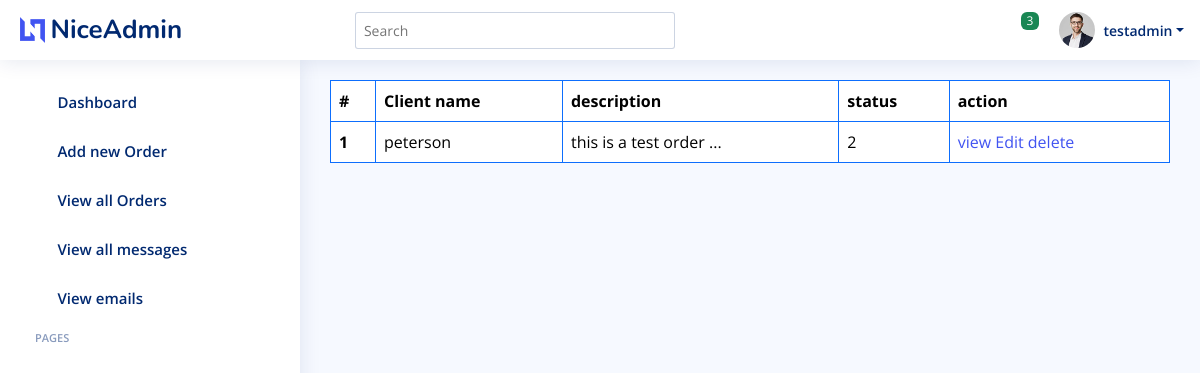
The app's page /adminside/order-list/ (signed in) with its own data.
### adminside/models.py (models this page shows, shortened)
class Order(models.Model):
    sender_name = models.CharField(max_length=50)
    sender_address = models.CharField(max_length=50)
    sender_email = models.EmailField()
    sender_phone = models.CharField(null=True, blank=True, max_length=50)
    reciever_name = models.CharField(max_length=50, null=True, blank=True)
    Phone_number = models.CharField(null=True, blank=True, max_length=50)
    reciever_address = models.CharField(max_length=50, null=True, blank=True)
    reciever_email = models.EmailField()
    origin = models.CharField(max_length=50, null=True, blank=True)
    destination = models.CharField(max_length=50, null=True, blank=True)
    package = models.IntegerField(null=True)
    carrier = models.CharField(max_length=50, null=True, blank=True)
    type_of_shipment = models.CharField(max_length=50, null=True, blank=True)
    description = models.TextField(null=True, blank=True)
    reference_number = models.CharField(max_length=50, null=True, blank=True)
    weight = models.CharField(max_length=50, null=True, blank=True)
    departure_date = models.DateField(null=True, blank=True)
    arrival_date = models.DateField(null=True, blank=True)
    departure_time = models.CharField(null=True, blank=True, max_length=10)
    arrival_time = models.CharField(null=True, blank=True,  max_length=10)
    payment_method = models.CharField(max_length=50, null=True, blank=True)
    tracking_number = models.CharField(default=f"EXWA{str(uuid.uuid4())[:18]}-ORDER", max_length=30, unique=True)
    status = models.IntegerField(choices=ORDERSTATUS, default=1)
    id = models.UUIDField(default=uuid.uuid4, unique=True, primary_key=True, editable= False)
    date_added = models.DateTimeField(auto_now_add = True)
    updated = models.DateTimeField(auto_now=True)
    class Meta:
        ordering = ['-date_added']

### adminside/views.py (the view)
# urls.py: path('order-list/',views.OrderList, name='order-list'),
def OrderList(request):
    orders = Order.objects.all()
    return render(request, 'orderList.html', {'orders': orders})

### adminside/templates/orderList.html (shortened to what this page needs)
{% extends 'base.html' %}
{% load static %}
{% block content %}
<div class="container">
    <div class="row">
      <table class="table table-bordered border-primary">
        <thead>
          <tr>
            <th scope="col">#</th>
            <th scope="col">Client name</th>
            <th scope="col">description</th>
            <th scope="col">status</th>
            <th scope="col">action</th>
          </tr>
        </thead>
        <tbody>
          {% for order in orders %}
          <tr>
            <th >{{forloop.counter}}</th>
            <td>{{order.reciever_name}}</td>
            <td>{{order.description|truncatechars:20}} ...</td>
            <td>{{order.status}}</td>
            <td>
              <a href="{% url 'AdminSide:details' order.id %}">view</a>
              <a href="{% url 'AdminSide:update-order' order.id %}">Edit</a>
              <a href="{% url 'AdminSide:delete-order' order.id %}">delete</a>
            </td>
          </tr>
          {% endfor %}
        </tbody>
      </table>
    </div>
  </div>
{% endblock %}

### adminside/templates/base.html (shortened to what this page needs)
{% load static %}
<!DOCTYPE html>
<html lang="en">
<head>
  <link href="{% static 'assets/vendor/bootstrap/css/bootstrap.min.css' %}" rel="stylesheet">
  <link rel="stylesheet" href="{% static 'assets/vendor/bootstrap-icons/bootstrap-icons.css' %}">
  <link rel="stylesheet" href="{% static 'assets/vendor/boxicons/css/boxicons.min.css' %}">
  <link rel="stylesheet" href="{% static 'assets/vendor/quill/quill.snow.css' %}">
  <link rel="stylesheet" href="{% static 'assets/vendor/quill/quill.bubble.css' %}">
  <link href="{%static 'assets/vendor/remixicon/remixicon.css' %}" rel="stylesheet">
  <link href="{% static 'assets/vendor/simple-datatables/style.css' %}" rel="stylesheet">
  <link href="{% static 'assets/css/style.css' %}" rel="stylesheet">
</head>
<body>
  <header id="header" class="header fixed-top d-flex align-items-center">
    <div class="d-flex align-items-center justify-content-between">
      <a href="" class="logo d-flex align-items-center">
        <img src="{% static 'assets/img/logo.png' %}" alt="">
        <span class="d-none d-lg-block">NiceAdmin</span>
      </a>
      <i class="bi bi-list toggle-sidebar-btn"></i>
    </div>
    <div class="search-bar">
      <form class="search-form d-flex align-items-center" method="POST" action="#">
        <input type="text" name="query" placeholder="Search" title="Enter search keyword">
        <button type="submit" title="Search"><i class="bi bi-search"></i></button>
      </form>
    </div>
    <nav class="header-nav ms-auto">
      <ul class="d-flex align-items-center">
        <li class="nav-item dropdown">
          <a class="nav-link nav-icon" href="#" data-bs-toggle="dropdown">
            <i class="bi bi-chat-left-text"></i>
            <span class="badge bg-success badge-number">3</span>
          </a>
        </li>
        <li class="nav-item dropdown pe-3">
          <a class="nav-link nav-profile d-flex align-items-center pe-0" href="#" data-bs-toggle="dropdown">
            <img src="{% static 'assets/img/profile-img.jpg' %}" alt="Profile" class="rounded-circle">
            <span class="d-none d-md-block dropdown-toggle ps-2">{{request.user.username}}</span>
          </a>
        </li>
      </ul>
    </nav>
  </header>
  <aside id="sidebar" class="sidebar">
    <ul class="sidebar-nav" id="sidebar-nav">
      <li class="nav-item">
        <a class="nav-link collapsed" href="{% url 'AdminSide:dashboard' %}">
          <i class="bi bi-grid"></i>
          <span>Dashboard</span>
        </a>
      </li>
      <li class="nav-item">
        <a class="nav-link collapsed" href="{% url 'AdminSide:new-order' %}">
          <i class="bi bi-grid"></i>
          <span>Add new Order</span>
        </a>
      </li>
      <li class="nav-item">
        <a class="nav-link collapsed" href="{% url 'AdminSide:order-list' %}">
          <i class="bi bi-grid"></i>
          <span>View all Orders</span>
        </a>
      </li>
      <li class="nav-item">
        <a class="nav-link collapsed" href="{% url 'AdminSide:all-messages' %}">
          <i class="bi bi-grid"></i>
          <span>View all messages</span>
        </a>
      </li>
      <li class="nav-item">
        <a class="nav-link collapsed" href="{% url 'AdminSide:email' %}">
          <i class="bi bi-grid"></i>
          <span>View emails</span>
        </a>
      </li>
      <li class="nav-heading">Pages</li>
    </ul>
  </aside>
  <main id="main" class="main">
    {% block content %}
    {% endblock %}
  </main>
</body>
</html>

### adminside/static/assets/css/style.css (style rules this page uses)
:root { scroll-behavior: smooth; }
body { font-family: "Open Sans", sans-serif; background: #f6f9ff; color: #444444; }
a { color: #4154f1; text-decoration: none; }
#main { margin-top: 60px; padding: 20px 30px; transition: all 0.3s; }
.logo { line-height: 1; }
@media (min-width: 1200px) { .logo { width: 280px; } }
.logo img { max-height: 26px; margin-right: 6px; }
.logo span { font-size: 26px; font-weight: 700; color: #012970; font-family: "Nunito", sans-serif; }
.header { transition: all 0.5s; z-index: 997; height: 60px; box-shadow: 0px 2px 20px rgba(1, 41, 112, 0.1); background-color: #fff; padding-left: 20px; }
.header .toggle-sidebar-btn { font-size: 32px; padding-left: 10px; cursor: pointer; color: #012970; }
.header .search-bar { min-width: 360px; padding: 0 20px; }
.header .search-form { width: 100%; }
.header .search-form input { border: 0; font-size: 14px; color: #012970; border: 1px solid rgba(1, 41, 112, 0.2); padding: 7px 38px 7px 8px; border-radius: 3px; transition: 0.3s; width: 100%; }
.header .search-form button { border: 0; padding: 0; margin-left: -30px; background: none; }
.header .search-form button i { color: #012970; }
.header-nav ul { list-style: none; }
.header-nav>ul { margin: 0; padding: 0; }
.header-nav .nav-icon { font-size: 22px; color: #012970; margin-right: 25px; position: relative; }
.header-nav .nav-profile { color: #012970; }
.header-nav .nav-profile img { max-height: 36px; }
.header-nav .nav-profile span { font-size: 14px; font-weight: 600; }
.header-nav .badge-number { position: absolute; inset: -2px -5px auto auto; font-weight: normal; font-size: 12px; padding: 3px 6px; }
.sidebar { position: fixed; top: 60px; left: 0; bottom: 0; width: 300px; z-index: 996; transition: all 0.3s; padding: 20px; overflow-y: auto; scrollbar-width: thin; scrollbar-color: #aab7cf transparent; box-shadow: 0px 0px 20px rgba(1, 41, 112, 0.1); background-color: #fff; }
@media (min-width: 1200px) { #main, #footer { margin-left: 300px; } }
.sidebar-nav { padding: 0; margin: 0; list-style: none; }
.sidebar-nav li { padding: 0; margin: 0; list-style: none; }
.sidebar-nav .nav-item { margin-bottom: 5px; }
.sidebar-nav .nav-heading { font-size: 11px; text-transform: uppercase; color: #899bbd; font-weight: 600; margin: 10px 0 5px 15px; }
.sidebar-nav .nav-link { display: flex; align-items: center; font-size: 15px; font-weight: 600; color: #4154f1; transition: 0.3; background: #f6f9ff; padding: 10px 15px; border-radius: 4px; }
.sidebar-nav .nav-link i { font-size: 16px; margin-right: 10px; color: #4154f1; }
.sidebar-nav .nav-link.collapsed { color: #012970; background: #fff; }
.sidebar-nav .nav-link.collapsed i { color: #899bbd; }

### records on screen
Order: reciever_name "peterson", description "this is a test order", status "2"

### other values on screen
{{ request.user.username }} "testadmin"
